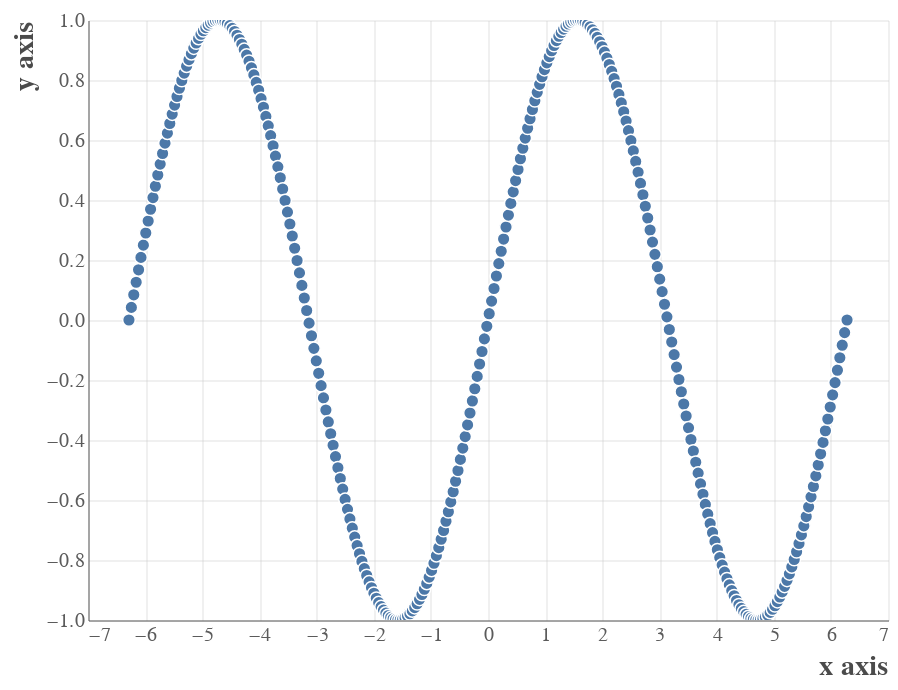

Write notebook code for a chart like this one.
### Code cell
out = get_plot(1, 1)
out

### Figure 1 — Vega-Lite specification as saved in the notebook (floating-point values rounded to 4 significant figures; data arrays with more than 128 entries replaced by an {"elided": "..."} marker saying what was removed)
{"config": {"background": "white", "group": {"fill": "white"}, "view": {"strokeWidth": 0, "height": 300, "width": 400, "fill": "#ffffff"}, "point": {"size": 40, "filled": true, "opacity": 1, "strokeWidth": 0.75, "stroke": "#FFFFFF"}, "square": {"size": 40, "filled": true, "opacity": 1, "strokeWidth": 0.75, "stroke": "#FFFFFF"}, "circle": {"size": 40, "filled": true, "opacity": 1, "strokeWidth": 0.75, "stroke": "#FFFFFF"}, "line": {"size": 1}, "axis": {"domainColor": "#5b5b5b", "domainWidth": 0.5, "labelColor": "#5b5b5b", "labelFontSize": 10, "labelFont": "Nunito", "titleFont": "Nunito", "titleFontWeight": 700, "titleFontSize": 14, "titleColor": "#4b4b4b", "titleAnchor": "end", "grid": true, "gridColor": "#c1c1c1", "gridWidth": 0.25, "ticks": false}, "range": {"category": ["#4c4b4c", "#3373ba", "#5cb75b", "#d8534f", "#8066ad", "#f0ad4d"]}, "legend": {"labelFontSize": 8, "labelFont": "Nunito", "titleFont": "Nunito", "titleFontSize": 14, "titleFontWeight": 700, "titleFontColor": "#44b4b4b", "symbolSize": 75}, "title": {"font": "Nunito", "fontWeight": 700, "fontSize": 14, "fontColor": "#4b4b4b", "anchor": "start"}}, "data": {"name": "data-19cef53577a7b0a4772ecf6cbb6c7359"}, "mark": "point", "encoding": {"x": {"type": "quantitative", "field": "x", "title": "x axis"}, "y": {"type": "quantitative", "field": "y", "title": "y axis"}}, "selection": {"selector002": {"type": "interval", "bind": "scales", "encodings": ["x", "y"]}}, "$schema": "https://vega.github.io/schema/vega-lite/v4.8.1.json", "datasets": {"data-19cef53577a7b0a4772ecf6cbb6c7359": {"elided": "300 records"}}}
